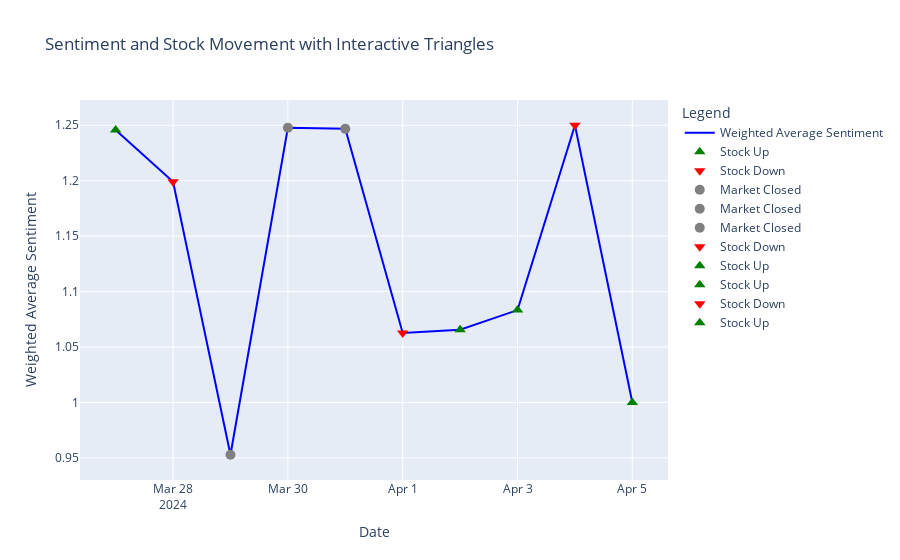

The cell this chart's notebook holds for it:
### Markdown cell above
#### Plotly Visualization

### Code cell
import plotly.graph_objects as go

# Creating the line plot for weighted average sentiment
fig = go.Figure()
fig.add_trace(go.Scatter(x=weighted_avg_df['date'], y=weighted_avg_df['weighted_average'], mode='lines', name='Weighted Average Sentiment', line=dict(color='blue')))

# Adding markers for actual stock labels
for i, row in weighted_avg_df.iterrows():
    if row['actual_label'] == 1:
        fig.add_trace(go.Scatter(x=[row['date']], y=[row['weighted_average']], mode='markers', marker_symbol='triangle-up', marker_color='green', marker_size=10, name='Stock Up'))
    elif row['actual_label'] == 0:
        fig.add_trace(go.Scatter(x=[row['date']], y=[row['weighted_average']], mode='markers', marker_symbol='triangle-down', marker_color='red', marker_size=10, name='Stock Down'))
    else:
        fig.add_trace(go.Scatter(x=[row['date']], y=[row['weighted_average']], mode='markers', marker_symbol='circle', marker_color='grey', marker_size=10, name='Market Closed'))

# Setting layout for the figure
fig.update_layout(title='Sentiment and Stock Movement with Interactive Triangles', xaxis_title='Date', yaxis_title='Weighted Average Sentiment', legend_title='Legend')
fig.show()

### Figure 1 — Plotly figure (JSON) as saved in the notebook; plotly's stock layout.template omitted (floating-point values rounded to 4 significant figures)
{"data": [{"line": {"color": "blue"}, "mode": "lines", "name": "Weighted Average Sentiment", "type": "scatter", "x": ["2024-03-27T00:00:00", "2024-03-28T00:00:00", "2024-03-29T00:00:00", "2024-03-30T00:00:00", "2024-03-31T00:00:00", "2024-04-01T00:00:00", "2024-04-02T00:00:00", "2024-04-03T00:00:00", "2024-04-04T00:00:00", "2024-04-05T00:00:00"], "y": [1.246, 1.199, 0.9529, 1.248, 1.247, 1.063, 1.066, 1.083, 1.25, 1]}, {"marker": {"color": "green", "size": 10, "symbol": "triangle-up"}, "mode": "markers", "name": "Stock Up", "type": "scatter", "x": ["2024-03-27T00:00:00"], "y": [1.246]}, {"marker": {"color": "red", "size": 10, "symbol": "triangle-down"}, "mode": "markers", "name": "Stock Down", "type": "scatter", "x": ["2024-03-28T00:00:00"], "y": [1.199]}, {"marker": {"color": "grey", "size": 10, "symbol": "circle"}, "mode": "markers", "name": "Market Closed", "type": "scatter", "x": ["2024-03-29T00:00:00"], "y": [0.9529]}, {"marker": {"color": "grey", "size": 10, "symbol": "circle"}, "mode": "markers", "name": "Market Closed", "type": "scatter", "x": ["2024-03-30T00:00:00"], "y": [1.248]}, {"marker": {"color": "grey", "size": 10, "symbol": "circle"}, "mode": "markers", "name": "Market Closed", "type": "scatter", "x": ["2024-03-31T00:00:00"], "y": [1.247]}, {"marker": {"color": "red", "size": 10, "symbol": "triangle-down"}, "mode": "markers", "name": "Stock Down", "type": "scatter", "x": ["2024-04-01T00:00:00"], "y": [1.063]}, {"marker": {"color": "green", "size": 10, "symbol": "triangle-up"}, "mode": "markers", "name": "Stock Up", "type": "scatter", "x": ["2024-04-02T00:00:00"], "y": [1.066]}, {"marker": {"color": "green", "size": 10, "symbol": "triangle-up"}, "mode": "markers", "name": "Stock Up", "type": "scatter", "x": ["2024-04-03T00:00:00"], "y": [1.083]}, {"marker": {"color": "red", "size": 10, "symbol": "triangle-down"}, "mode": "markers", "name": "Stock Down", "type": "scatter", "x": ["2024-04-04T00:00:00"], "y": [1.25]}, {"marker": {"color": "green", "size": 10, "symbol": "triangle-up"}, "mode": "markers", "name": "Stock Up", "type": "scatter", "x": ["2024-04-05T00:00:00"], "y": [1]}], "layout": {"legend": {"title": {"text": "Legend"}}, "title": {"text": "Sentiment and Stock Movement with Interactive Triangles"}, "xaxis": {"title": {"text": "Date"}}, "yaxis": {"title": {"text": "Weighted Average Sentiment"}}}}
